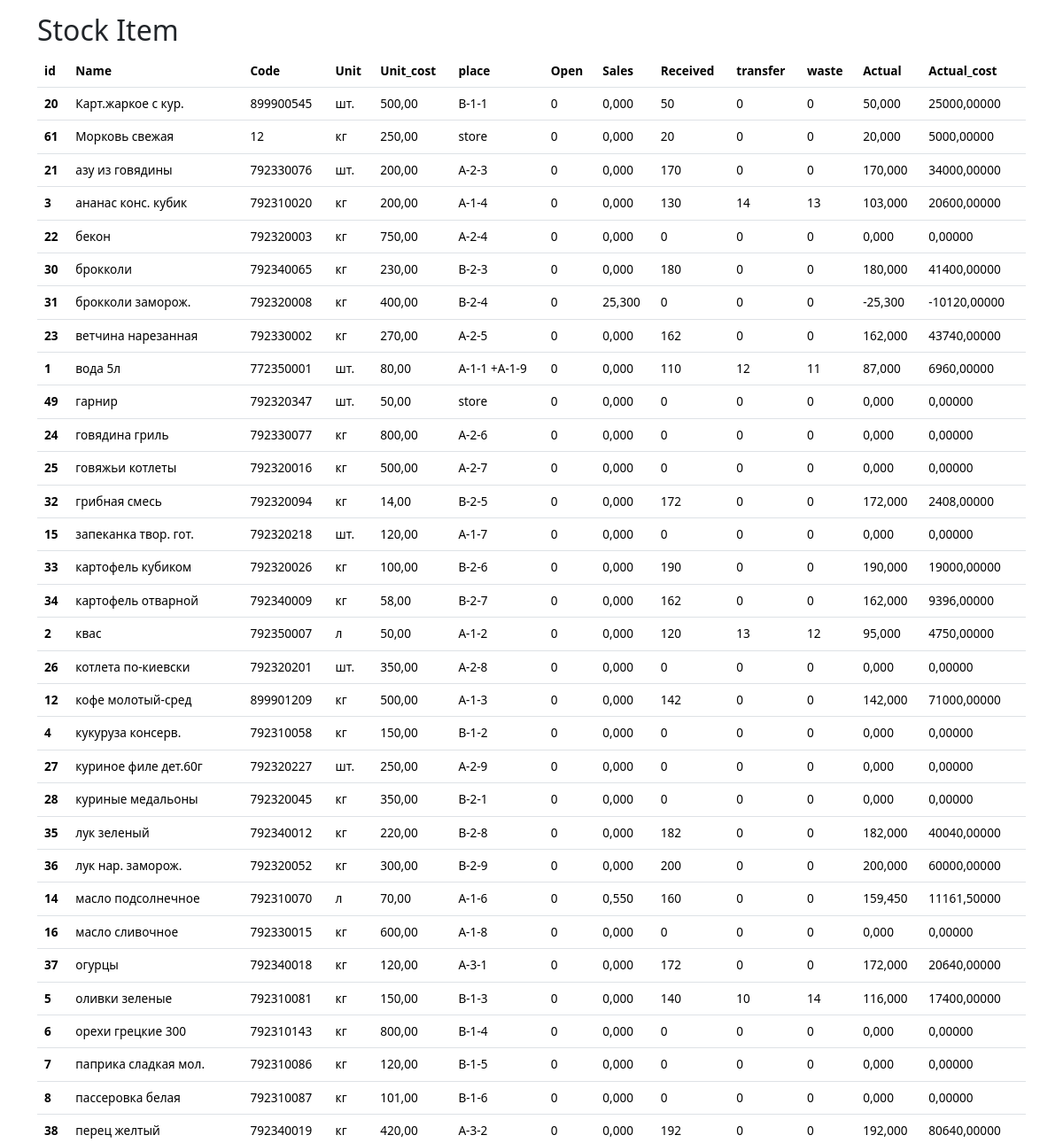
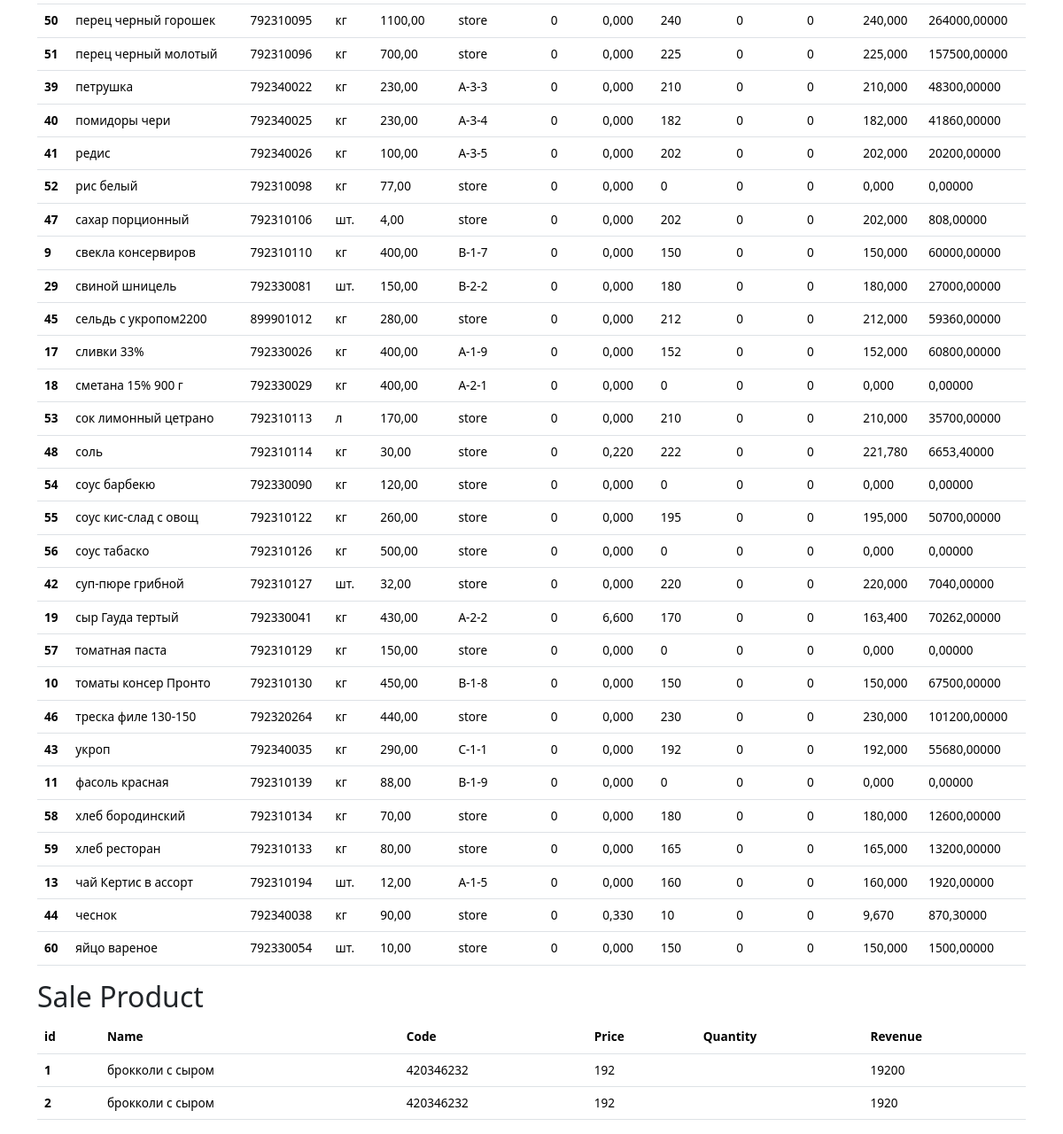
The page /control/ (lower part) on the database as committed earlier (2 pictures, top to bottom).
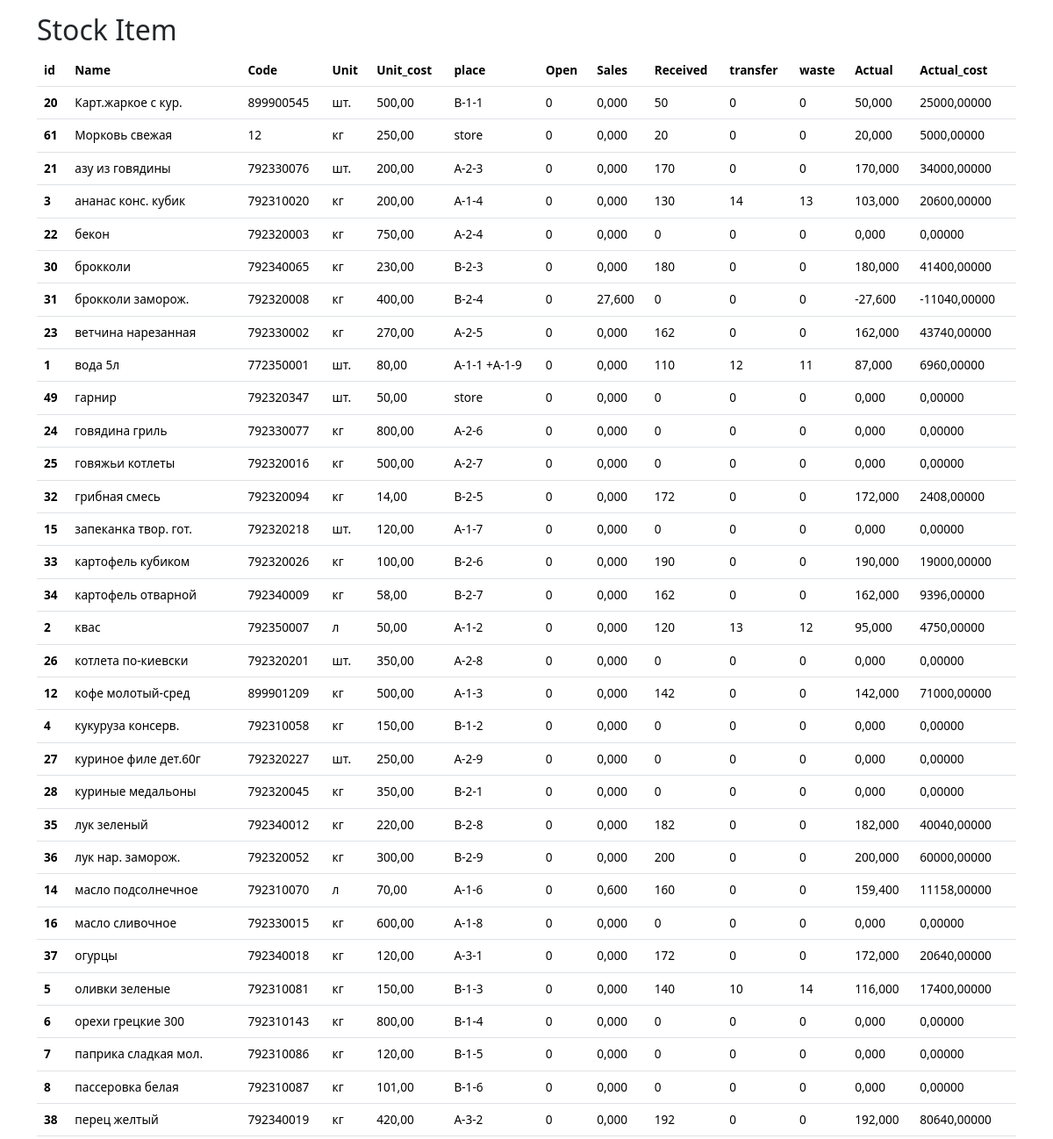
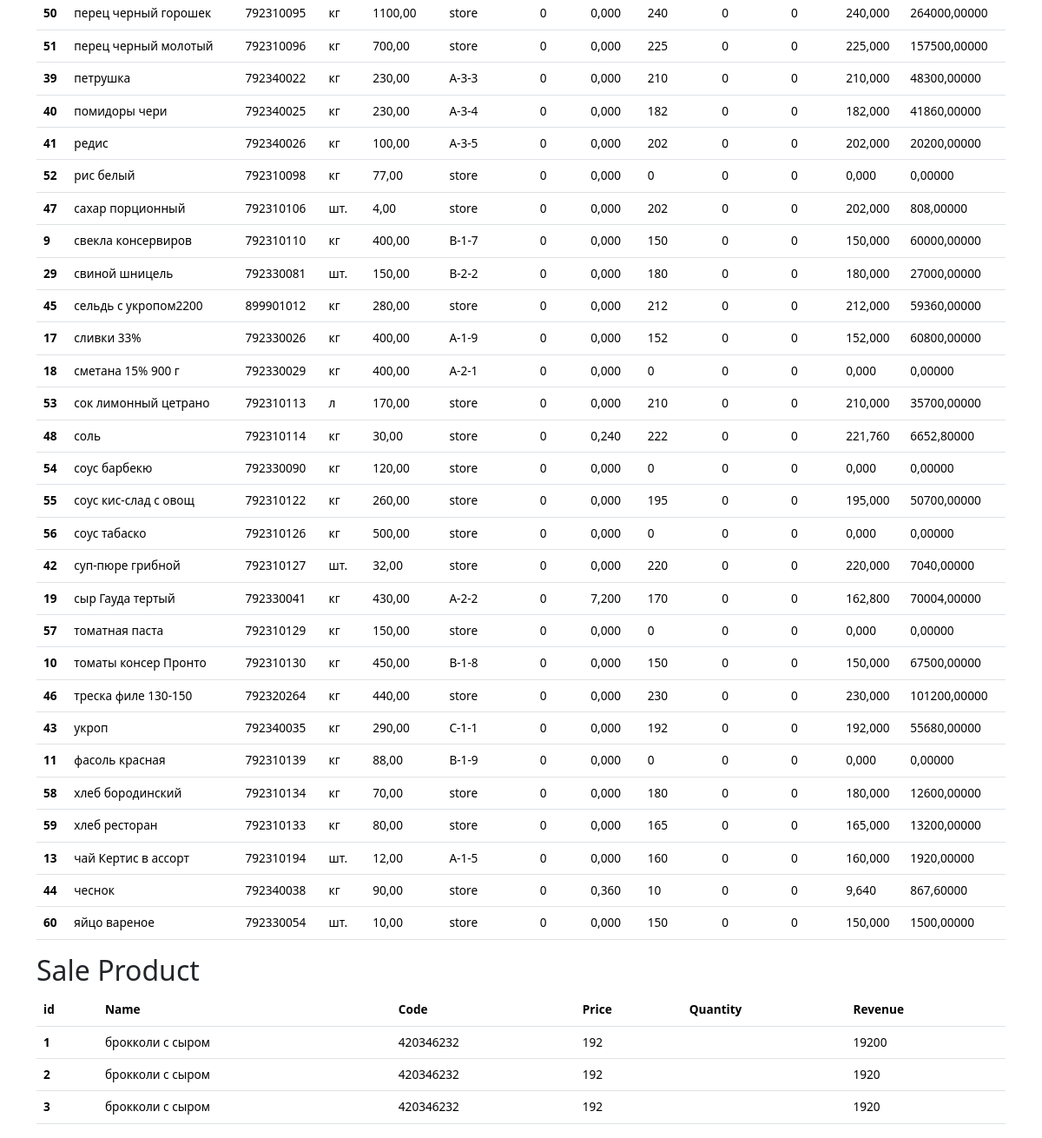
The same page on the database as committed later (2 pictures, top to bottom).
### control/models.py (models this page shows, shortened)
class StockItem(models.Model):
    code=models.DecimalField(max_digits=12, help_text="Не более 12 знаков",decimal_places=0,null=True,verbose_name='Код')
    name = models.CharField(max_length=200, help_text="Не более 200 знаков", db_index=True)
    slug= models.SlugField(max_length=255, verbose_name='Url')
    daily_requirement= models.DecimalField(verbose_name='Суточная потребность', null=True, max_digits=10, decimal_places=4)
    unit = models.CharField(max_length=10,verbose_name='Ед.изм.',  choices=UNITS, null=True ,default='kg')
    unit_cost = models.DecimalField(max_digits=10, help_text="Не более 10 знаков",decimal_places=2, null=True)
    place = models.CharField(max_length=100,verbose_name='Место', null=True ,default='store')
    open=models.DecimalField(max_digits=10, help_text="Не более 10 знаков", decimal_places=0, null=True, default=0)
    sales =	models.DecimalField(max_digits=10, help_text="Не более 10 знаков", decimal_places=3, default=0)
    received = models.DecimalField(max_digits=10, help_text="Не более 10 знаков", null=True, decimal_places=0, default=0)
    transfer =models.DecimalField(max_digits=10, help_text="Не более 10 знаков",null=True, decimal_places=0, default=0)
    waste=models.DecimalField(max_digits=10, help_text="Не более 10 знаков",null=True, decimal_places=0, default=0)
    actual=models.DecimalField(max_digits=10, help_text="Не более 10 знаков", decimal_places=0, default=0)
    actual_cost=models.DecimalField(max_digits=12, help_text="Не более 12 знаков", decimal_places=2, default=0)
    class Meta:
        ordering = ['name']
        verbose_name = 'Остаток'
        verbose_name_plural = 'Остатки'
    @property
    def get_actual(self):
        return self.open-self.sales+self.received-self.transfer-self.waste
    @property
    def get_actual_cost(self):
        return (self.open-self.sales+self.received-self.transfer-self.waste )*self.unit_cost
    objects = DataFrameManager()

class SaleProduct(models.Model):
    name = models.ForeignKey(Product,related_name='name_sale', null=True, on_delete=models.PROTECT)
    product=models.CharField(max_length=200, help_text="Не более 200 знаков", null=True, db_index=True)#отражение в sold_product_list.html
    code=models.DecimalField(max_digits=12, help_text="Не более 12 знаков",decimal_places=0,null=True,verbose_name='Код')
    slug= models.SlugField(max_length=255, verbose_name='Url',blank=True, null=True)
    price=models.PositiveIntegerField(verbose_name='Цена, руб', default=1)
    sold= models.PositiveIntegerField(verbose_name='Sold, руб', default=1)
    unit = models.CharField(max_length=10,verbose_name='Ед.изм.',  choices=UNITS, null=True ,default='шт.')
    revenue= models.DecimalField(max_digits=10, help_text="Не более 10 знаков", decimal_places=2, default=0, blank=True, null=True)
    created_date = models.DateField(auto_now_add=True)
    class Meta:
        ordering = ['name']
        verbose_name = 'Продажа'
        verbose_name_plural = 'Продажи'
    @property
    def get_revenue(self):
        return self.price*self.sold
    objects = DataFrameManager()

### register/models.py (models this page shows, shortened)
class Product(models.Model):
    DIFFICULTY_LEVELS = (
        ('Easy', 'Easy'),
        ('Medium', 'Medium'),
        ('Hard', 'Hard'),
    )
    code=models.DecimalField(max_digits=10, help_text="Не более 10 знаков", decimal_places=0, unique=True)
    name = models.CharField(max_length=200,help_text="Не более 200 знаков", db_index=True, verbose_name='Продукт')
    category = models.ForeignKey(Category, related_name='product', on_delete=models.CASCADE)
    ingredient = models.ManyToManyField(Item, through=RecipeIngredient)
    difficulty = models.CharField(choices=DIFFICULTY_LEVELS, max_length=10)
    price = models.DecimalField(max_digits=10,help_text="Не более 10 знаков", decimal_places=2)
    description = models.TextField(blank=True, null=True)
    cooking= models.TextField(blank=True, null = True)
    slug= models.SlugField(max_length=255, verbose_name='Url', unique=True)
    created_date= models.DateField(auto_now_add=True, verbose_name='Создан',null=True)
    updated_date = models.DateField(auto_now=True,  verbose_name='Изменен', null=True)
    class Meta:
        ordering = ['category', 'name']
        verbose_name = 'Продукт'
        verbose_name_plural = 'Продукты'
    def __str__(self):
        return self.name

### control/views.py (the view)
# urls.py: path('', control, name='control'),
def control(request):
    buyitems = BuyItem.objects.all()
    stockitems = StockItem.objects.all()
    saleproducts=SaleProduct.objects.all()
    context = {
        'buyitems': buyitems,
        'stockitems': stockitems,
        'saleproducts': saleproducts,
        'title':'Control'
    }
    return render(request, template_name='lists/control.html', context=context)

### control/models.py (called while the page is built)
    @property
    def get_cost(self):
        return self.unit_cost * self.quantity

### register/models.py (called while the page is built)
    def __str__(self):
        return self.name

### control/templates/lists/control.html (shortened to what this page needs)
{% extends 'base_simple.html' %}
{% block content %}
<div class="container">
  <h2>Stock Item</h2>
  <table class="table">
    <thead>
      <tr>
        <th scope="col">id</th>
        <th scope="col">Name</th>
        <th scope="col">Code</th>
        <th scope="col">Unit</th>
        <th scope="col">Unit_cost</th>
        <th scope="col">place</th>
        <th scope="col">Open</th>
        <th scope="col">Sales</th>
        <th scope="col">Received</th>
        <th scope="col">transfer</th>
        <th scope="col">waste</th>
        <th scope="col">Actual</th>
        <th scope="col">Actual_cost</th>
      </tr>
    </thead>
    <tbody>
      {% for stockitem in stockitems%}
      <tr>
        <th scope="row">{{stockitem.id}}</th>
        <td>{{stockitem.name}}</td>
        <td>{{stockitem.code}}</td>
        <td>{{stockitem.unit}}</td>
        <td>{{stockitem.unit_cost}}</td>
        <td>{{stockitem.place}}</td>
        <td>{{stockitem.open}}</td>
        <td>{{stockitem.sales}}</td>
        <td>{{stockitem.received}}</td>
        <td>{{stockitem.transfer}}</td>
        <td>{{stockitem.waste}}</td>
        <td>{{stockitem.get_actual}}</td>
        <td>{{stockitem.get_actual_cost}}</td>
      </tr>
      {% endfor %}
    </tbody>
  </table>
  <h2>Sale Product</h2>
  <table class="table">
    <thead>
      <tr>
        <th scope="col">id</th>
        <th scope="col">Name</th>
        <th scope="col">Code</th>
        <th scope="col">Price</th>
        <th scope="col">Quantity</th>
        <th scope="col">Revenue</th>
      </tr>
    </thead>
    <tbody>
      {% for saleproduct in saleproducts%}
      <tr>
        <th scope="row">{{saleproduct.id}}</th>
        <td>{{saleproduct.name}}</td>
        <td>{{saleproduct.code}}</td>
        <td>{{saleproduct.price}}</td>
        <td>{{saleproduct.quantity}}</td>
        <td>{{saleproduct.get_revenue}}</td>
      </tr>
      {% endfor %}
    </tbody>
  </table>
</div>
{% endblock %}

Rows that differ between the two databases and show on the page:
changed StockItem "брокколи заморож.": sales "25,300" → "27,600"; get_actual "-25,300" → "-27,600"; get_actual_cost "-10120,00000" → "-11040,00000"
changed StockItem "масло подсолнечное": sales "0,550" → "0,600"; get_actual "159,450" → "159,400"; get_actual_cost "11161,50000" → "11158,00000"
changed StockItem "соль": sales "0,220" → "0,240"; get_actual "221,780" → "221,760"; get_actual_cost "6653,40000" → "6652,80000"
changed StockItem "сыр Гауда тертый": sales "6,600" → "7,200"; get_actual "163,400" → "162,800"; get_actual_cost "70262,00000" → "70004,00000"
changed StockItem "чеснок": sales "0,330" → "0,360"; get_actual "9,670" → "9,640"; get_actual_cost "870,30000" → "867,60000"
added SaleProduct: id "3", name "брокколи с сыром", code "420346232", price "192", get_revenue "1920"
